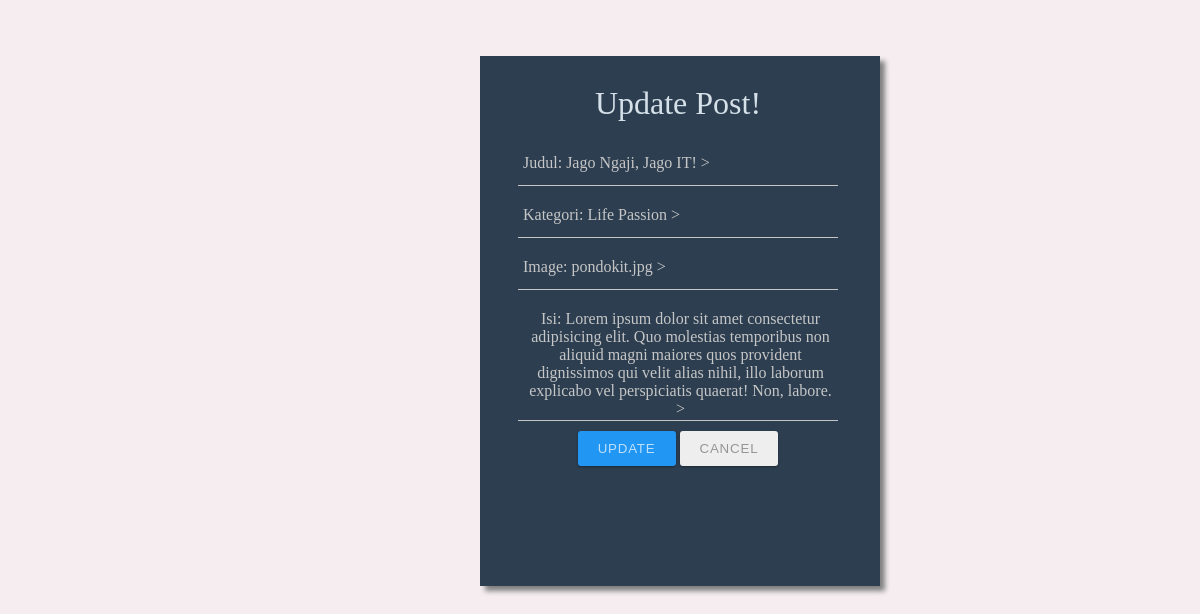
/try_post_update.php?id=1 (signed in), run on the app's committed database.
### tables this page shows
CREATE TABLE `postingan` (
  `id` int(11) NOT NULL AUTO_INCREMENT,
  `judul_post` varchar(255) NOT NULL,
  `kategori_post` varchar(255) NOT NULL,
  `isi_post` varchar(500) NOT NULL,
  `img_post` varchar(255) NOT NULL,
  `tgl_post` date NOT NULL,
  PRIMARY KEY (`id`)
);

### materi/referensi.php (called while the page is built, shortened)
<?php
class DataSantri
{
    public function __construct()
    {
        $host = "localhost";
        $dbname = "sprint_4";
        $username = "bagus";
        $password = "awsd123";
        $this->db = new PDO("mysql:host={$host};dbname={$dbname}", $username, $password);
    }
    public function get_by_postID($id){
        $query = $this->db->prepare("SELECT * FROM postingan where id=?");
        $query->bindParam(1, $id);
        $query->execute();
        return $query->fetch();
    }
}
?>

### try_post_update.php (the view, shortened to what this page needs)
<?php
if (empty($_SESSION['username'])) {
	header("Location: login_page/login.php");
} else {
?>
<?php include ("materi/referensi.php");
$tbh = new DataSantri();
if(isset($_GET['id'])){
    $id = $_GET['id'];
    $postID = $tbh->get_by_postID($id);
}
else
{
    header('Location: data_post.php');
}
?>
<!DOCTYPE html>
<html lang="en">
<head>
    <link rel="stylesheet" href="post.css">
</head>
<body>
<div class="wrapper">
    <form action="" method="post">
    <div class="header">
            <h1>Update Post!</h1>
          </div>
    <div class="group">
            <input type="text" name="judul" required="required"/><span class="highlight"></span><span class="bar"></span>
            <label>Judul: <?php echo $postID['judul_post']; ?> ></label>
          </div>
     <div class="group">
            <input type="text" name="kategori" required="required"/><span class="highlight"></span><span class="bar"></span>
            <label>Kategori: <?php echo $postID['kategori_post']; ?> ></label>
          </div>
      <div class="group">
            <input type="text" name="image" required="required"></input><span class="highlight"></span><span class="bar"></span>
            <label>Image: <?php echo $postID['img_post']; ?> ></label>
      <div class="group">
            <textarea type="textarea" name="isi" rows="5" required="required"></textarea><span class="highlight"></span><span class="bar"></span>
            <label>Isi: <?php echo $postID['isi_post']; ?> ></label>
          </div>
      <div class="btn-box">
            <button class="btn btn-submit" type="submit" name="tombol_post">Update</button>
            <a href="index.php"><button class="btn btn-cancel" type="button">cancel</button></a>
          </div>
        </form>
      </div>
<?php
}
?>
</body>
</html>

### post.css (style rules this page uses)
body { margin: 0; background: #F5EDF0; }
.wrapper { text-align: center; margin-left: 30em; margin-top: 3.5em; padding-top: 0.5em; height: 530px; width: 400px; background: #2c3e50; box-shadow: 5px 5px 5px grey; }
form { width: 320px; margin-left: 38px; margin-top: 20px; margin-bottom: 20px; margin-right: 15px; }
.group { position: relative; margin-top: 10px; margin-bottom: 10px; }
h1 { font-size: 2em; font-weight: 100; text-align: center; color: #d5e0e9; }
textarea { resize: none; }
input, textarea { background: none; color: #c6c6c6; font-size: 18px; padding: 10px 10px 10px 5px; display: block; width: 320px; border: none; border-radius: 0; border-bottom: 1px solid #c6c6c6; }
label { color: #c6c6c6; font-size: 16px; font-weight: normal; position: absolute; pointer-events: none; left: 5px; top: 10px; transition: 300ms ease all; }
.btn { background: #fff; color: #959595; border: none; padding: 10px 20px; border-radius: 3px; letter-spacing: 0.06em; text-transform: uppercase; text-decoration: none; outline: none; box-shadow: 0 1px 3px rgba(0, 0, 0, 0.12), 0 1px 2px rgba(0, 0, 0, 0.24); transition: all 0.3s cubic-bezier(0.25, 0.8, 0.25, 1); }
.btn.btn-submit { background: #2196F3; color: #bce0fb; }
.btn.btn-cancel { background: #eee; }

### data on the page
postingan: judul_post "Jago Ngaji, Jago IT!", kategori_post "Life Passion", img_post "pondokit.jpg", isi_post "Lorem ipsum dolor sit amet consectetur adipisicing elit. Quo molestias temporibus non aliquid magni maiores quos provident dignissimos qui velit alias nihil, illo laborum explicabo vel perspiciatis quaerat! Non, labore."
